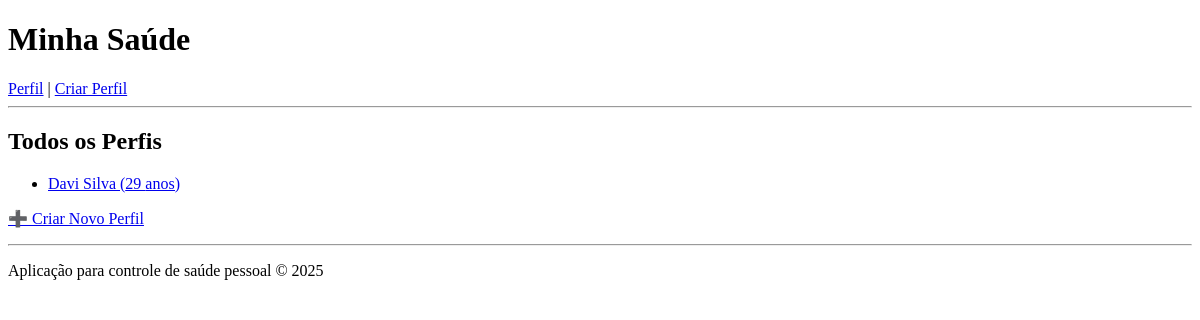
Before: /perfis/ with the older database file.
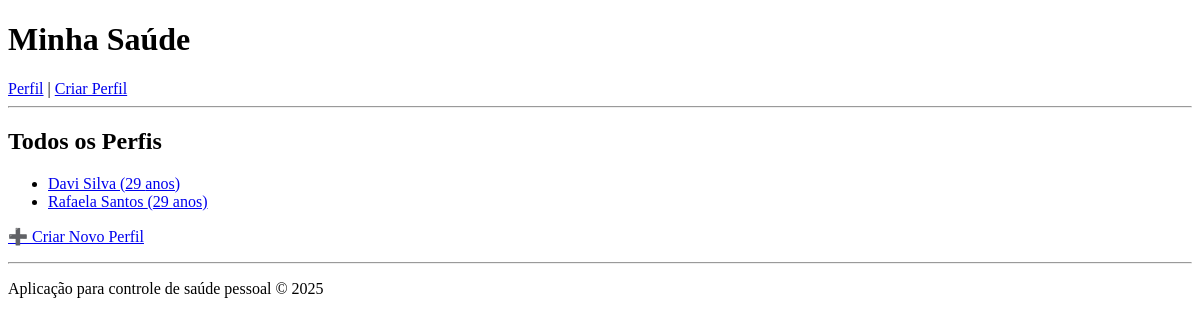
After: the same page with the newer database file.
### usuarios/models.py (models this page shows, shortened)
class Perfil(models.Model):
    nome = models.CharField(max_length=100)
    sexo = models.CharField(max_length=10, choices=[('M', 'Masculino'), ('F', 'Feminino')])
    idade = models.PositiveIntegerField()
    altura = models.FloatField(help_text="Em metros")
    peso = models.FloatField(help_text="Em kg")
    percentual_gordura = models.FloatField(null=True, blank=True)
    nivel_atividade = models.CharField(max_length=5, choices=NIVEL_ATIVIDADE, default='1.2')

### usuarios/views.py (the view)
# urls.py: path('perfis/', views.lista_perfis, name='lista_perfis'),
def lista_perfis(request):
    perfis = Perfil.objects.all()
    return render(request, 'usuarios/lista_perfis.html', {'perfis': perfis})

### usuarios/templates/usuarios/lista_perfis.html
{% extends 'usuarios/base.html' %}
{% block content %}
<h2>Todos os Perfis</h2>
<ul>
  {% for perfil in perfis %}
    <li>
      <a href="{% url 'perfil_detalhe' perfil.pk %}">
        {{ perfil.nome }} ({{ perfil.idade }} anos)
      </a>
    </li>
  {% empty %}
    <li>Nenhum perfil cadastrado.</li>
  {% endfor %}
</ul>
<p><a href="{% url 'criar_perfil' %}">➕ Criar Novo Perfil</a></p>
{% endblock %}

Changed rows visible on the page:
added Perfil: nome "Rafaela Santos", idade "29"
